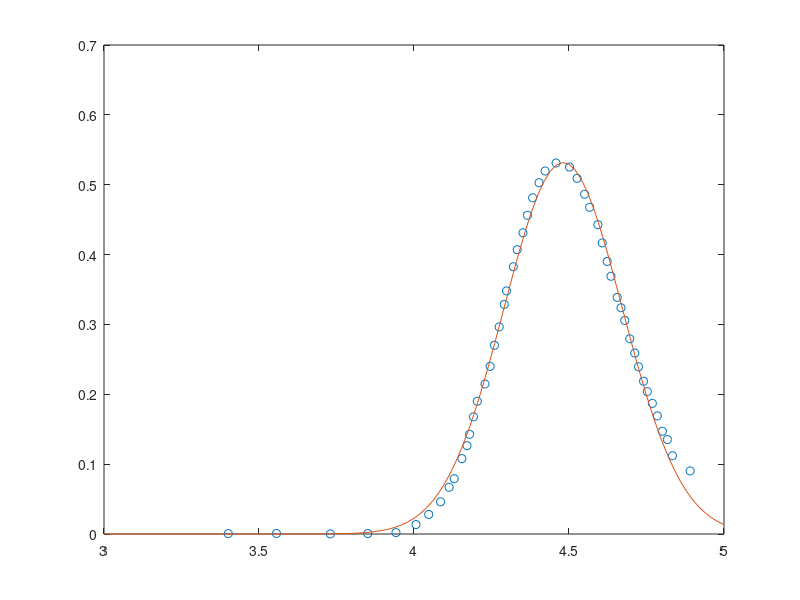

Here is the MATLAB script that generated this plot:
function gaussPeakFit_1p()
% gaussPeakFit_1p fits a gaussian curve to the data provided. Only one peak
% must be present.
% 
% Gaussian function: 
% f(x) = a * exp( -(x-b)^2 / (2*c^2) ) where,
% a is the max height of the peak,
% b is the position of the center of the peak (mean), and
% c controls the width of the peak (standard deviation)

clc


%% INPUT DATA (initial estimations)
a = 1;  % max height of the peak
b = 4.5;  % position of the center of the peak (mean)
c = 0.5;  % width of the peak (standard deviation)


%% INPUT PEAK DATA (matrix in the [x y] format)
xy = [3.400862695	0.000621997
3.556320916	0.000770183
3.730181839	0.000121869
3.850869582	0.000603344
3.941791752	0.001993669
4.006435059	0.013544969
4.047465804	0.027979439
4.085800072	0.046092345
4.113247889	0.066926177
4.129714733	0.079206249
4.154501394	0.107931563
4.171020316	0.126423484
4.179338628	0.142689194
4.1918213	0.167708429
4.204281423	0.190038086
4.229034169	0.214717919
4.245609834	0.239978242
4.259499693	0.270189692
4.274720013	0.296441438
4.291354831	0.328757416
4.298334058	0.347954171
4.320442784	0.382569505
4.332920804	0.407033897
4.351532463	0.431161879
4.366060997	0.456225998
4.382634941	0.481280855
4.403271092	0.502904633
4.422863894	0.519646799
4.458171398	0.531125828
4.501642088	0.525286441
4.526052464	0.509128451
4.550407652	0.486387578
4.56661501	0.467716124
4.59324601	0.442825607
4.607096851	0.416677396
4.623238413	0.390157775
4.635333725	0.368972856
4.655534891	0.338711535
4.667683792	0.323918569
4.67980462	0.305777165
4.695947558	0.279421689
4.712140638	0.259047234
4.724248422	0.239349876
4.740439525	0.218739463
4.752587073	0.203785201
4.768810199	0.186994571
4.785023606	0.169044669
4.801203069	0.147045866
4.817467823	0.135220612
4.83363705	0.112000983
4.890728916	0.090320894]; 


%% CALCULATIONS
data.x = xy(:,1);
data.y = xy(:,2);

% Parameter optimization using fminsearch
parameters = [a b c];
options = optimset('PlotFcns',@optimplotfval);
[parameters, fval, exitflag] = fminsearch(@fobj, parameters, options, data);

% Calculate Gaussian curve using optimized parameters
x = floor(min(data.x)):(ceil(max(data.x))-floor(min(data.x)))/100:ceil(max(data.x)); x = x';
a = parameters(1);
b = parameters(2);
c = parameters(3);
y = a .* exp( -(x-b).^2 ./ (2*c.^2) );

% Calculate quality of fit statistics
ycalc = a .* exp( -(data.x-b).^2 ./ (2*c.^2) );
AARD = sum(abs(data.y-ycalc)./data.y)/length(data.y);
[R,P] = corrcoef(data.y,ycalc);

% Calculate are under curve (integral)
Area = trapz(ycalc);

% Plot data
figure
plot(data.x, data.y, 'o', x, y, '-')

% Output results
fprintf('Optimized parameters: \nPeak height (a) = %.4f \nPeak mean (b) = %.4f \nPeak width (c) = %.4f \n\n', a, b, c)
fprintf('Fit quality: \nCorrelation coefficient (R) = %.4f , for a p-value of %.4f \nAARD = %.4f \n\n', R(1,2), P(1,2), AARD)
fprintf('Area under peak (A) = %.4f \n\n', Area)


%% Objective funtion
function f = fobj(parameters, data)

a = parameters(1);
b = parameters(2);
c = parameters(3);
ycalc = a .* exp( -(data.x-b).^2 ./ (2*c.^2) );

% Objective function for parameter optimization (Least-Squares)
f = sum( (data.y-ycalc).^2 );
